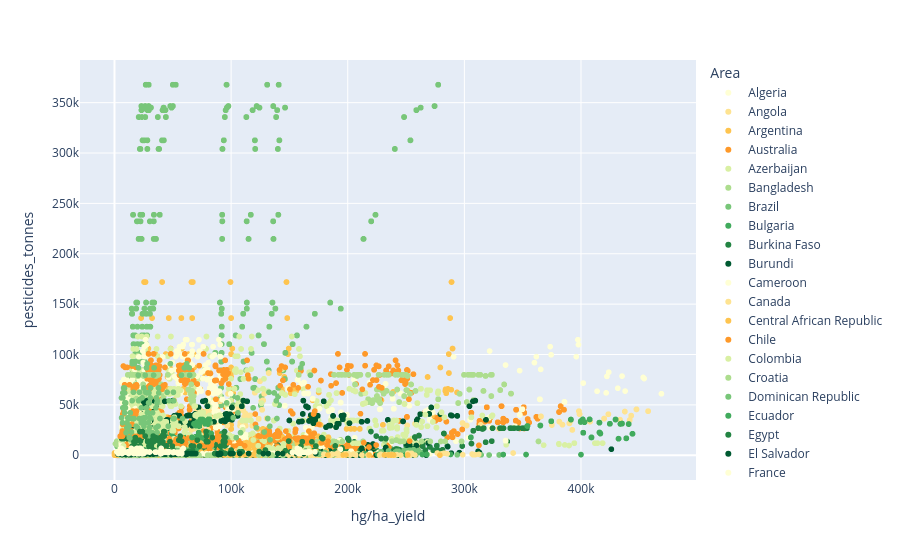

Here is the notebook cell this chart was saved with:
### Code cell
px.scatter(df, x='hg/ha_yield', y='pesticides_tonnes',color="Area",color_discrete_sequence=colorss.greens)
